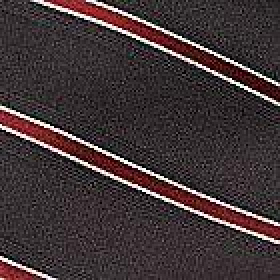
#> input picture test4.JPG, 140 x 140 px (shown 2 times larger)
$ python houghp.py
#> lines starting #> are read from the running program, lines starting #| are printed output that depends on the picture; after the words box and inside, x2 and y2 are one past the last pixel; in counts of white or black regions, pixels touching at a corner belong together
import cv2
import numpy as np

img = cv2.imread('test4.JPG')
#> img is the input picture: shape (140, 140, 3); mean B, G, R 54.4, 52.6, 64.7
gray = cv2.cvtColor(img,cv2.COLOR_BGR2GRAY)
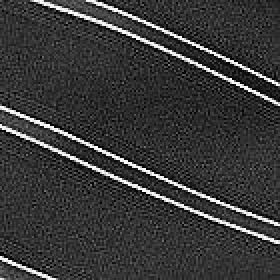
#> gray: shape (140, 140) (shown 2 times larger); min 0, max 255, mean 56.4
edges = cv2.Canny(gray,50,150,apertureSize = 3)
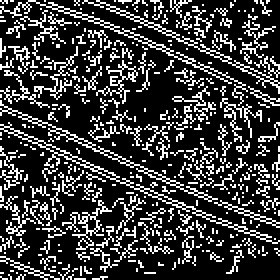
#> edges: shape (140, 140) (shown 2 times larger); 23.6% white in thin lines or dots
cv2.imshow('edges',edges)
cv2.waitKey(0)
minLineLength = 100
maxLineGap = 10
lines = cv2.HoughLinesP(edges,1,np.pi/180,100,minLineLength,maxLineGap)
#> lines = [[22, 61, 38, 68]]
for x1,y1,x2,y2 in lines[0]:
    cv2.line(img,(x1,y1),(x2,y2),(0,255,0),2)
#> this loop made 1 pass
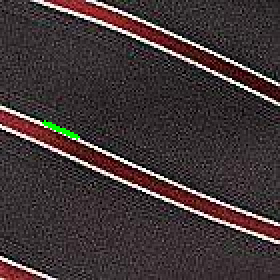
#> img: shape (140, 140, 3) (shown 2 times larger); 0.26% of pixels changed, all inside (x1, y1, x2, y2) = (21, 60, 40, 70)

cv2.imwrite('houghlines5.jpg',img)

$ run again, with test2.JPG copied over test4.JPG
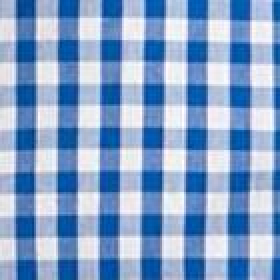
#> input picture test2.JPG, 140 x 140 px (shown 2 times larger)
#> img is the input picture: shape (140, 140, 3); mean B, G, R 201.9, 162, 132.7
#> `edges = cv2.Canny(gray,50,150,apertureSize = 3)`:
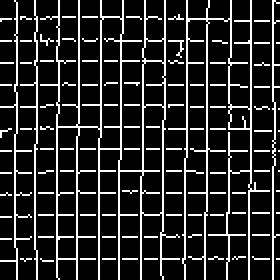
#> edges: shape (140, 140) (shown 2 times larger); 16.1% white in thin lines or dots
#> lines = [[70, 139, 70, 88], [59, 129, 59, 80], [136, 139, 136, 83], [125, 91, 125, 53], [92, 118, 92, 79], [103, 105, 103, 12]]
#> the loop `for x1,y1,x2,y2 in lines[0]:` made 1 pass
#> after the loop `for x1,y1,x2,y2 in lines[0]:`:
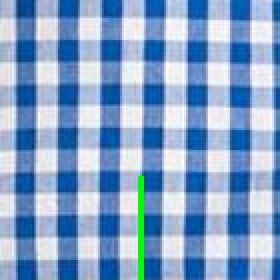
#> img: shape (140, 140, 3) (shown 2 times larger); 0.8% of pixels changed, all inside (x1, y1, x2, y2) = (69, 87, 72, 140)
